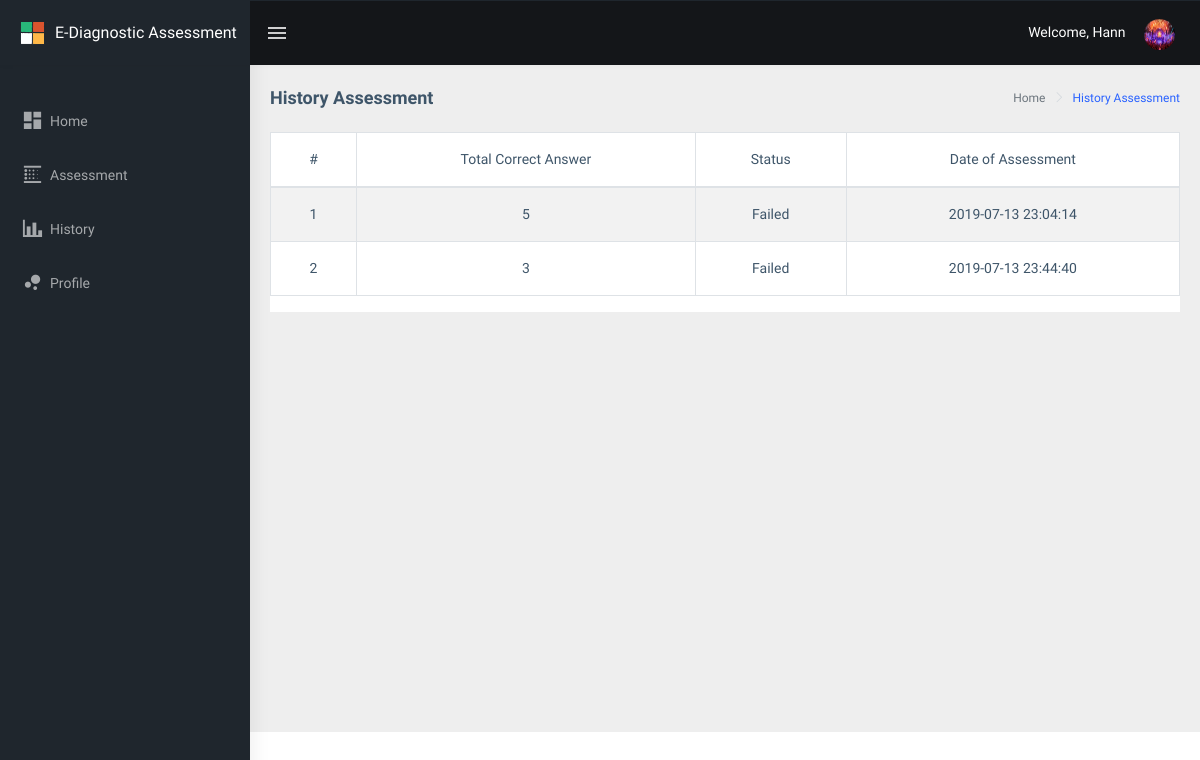
The app's page /public/main/student/history/index.php (signed in), older data.
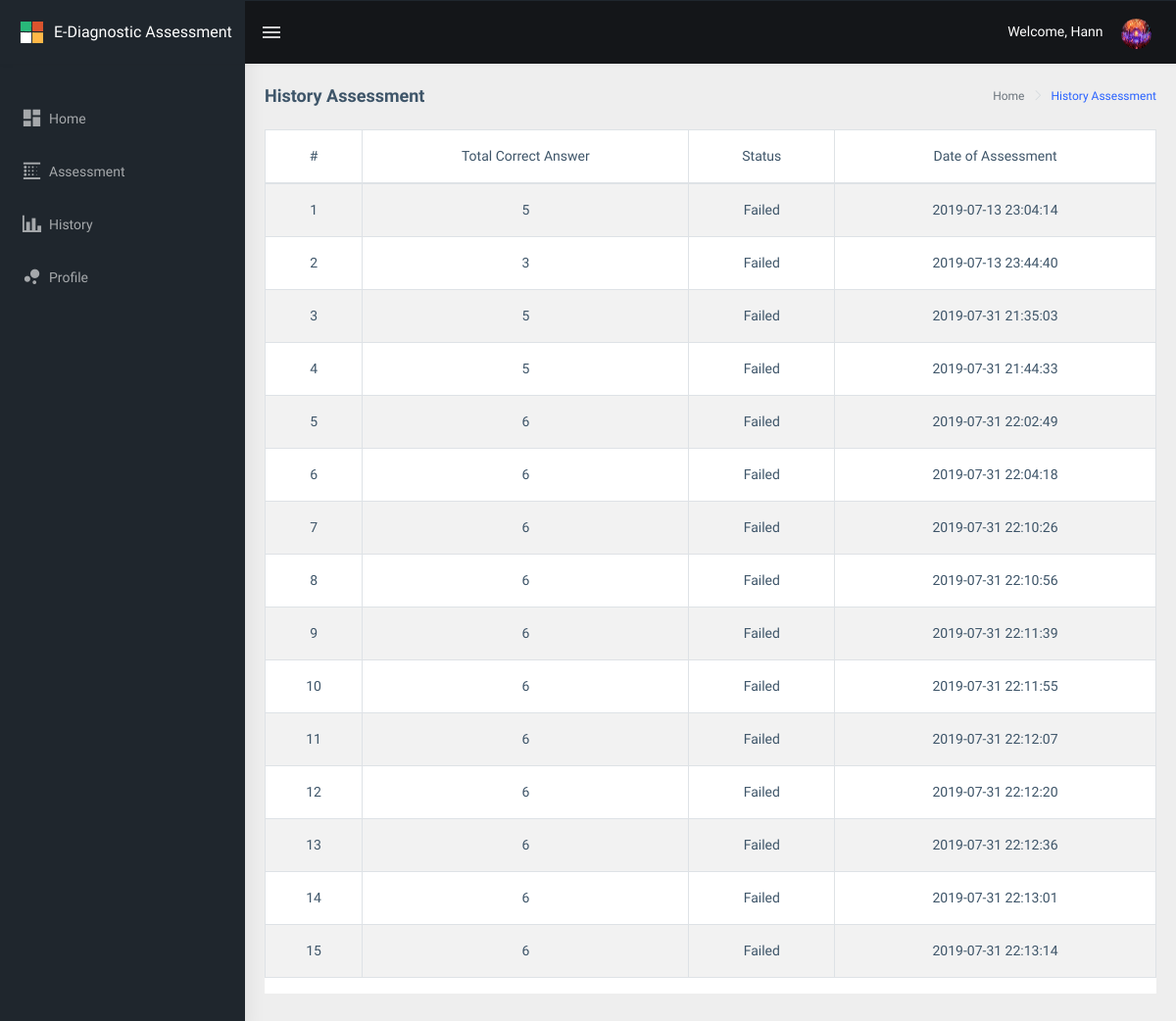
The same page, newer data.
### tables this page shows
CREATE TABLE `drxassessment_assessment_history` (
  `drxassessment_id` int(11) NOT NULL,
  `user_id` int(11) NOT NULL,
  `user_name` text NOT NULL,
  `user_email` text NOT NULL,
  `domain_name` text NOT NULL,
  `questions` text NOT NULL,
  `answer` text NOT NULL,
  `total_correct_answer` int(25) NOT NULL,
  `overall_score` int(100) NOT NULL,
  `created_at` datetime NOT NULL DEFAULT CURRENT_TIMESTAMP,
  `start_at` datetime NOT NULL,
  `end_at` datetime NOT NULL
);

### public/main/student/history/index.php (the view, shortened to what the changed rows need)
<?php
include("../../../../config/common/asdasf9z09x0c90zx90123.php");
$connection->setAttribute(PDO::ATTR_ERRMODE, PDO::ERRMODE_EXCEPTION);
if (!empty($_SESSION['drxassessmentemail'])) {
    $drxassessmentemail = $_SESSION['drxassessmentemail'];
} else {
    $drxassessmentemail = "";
}
?>
<!DOCTYPE html>
<html dir="ltr" lang="en">
<head>
    <link href="../../../assets/libs/flot/css/float-chart.css" rel="stylesheet">
    <link href="../../../dist/css/style.min.css" rel="stylesheet">
    <link href="../../../assets/libs/datatables.net-bs4/css/dataTables.bootstrap4.css" rel="stylesheet">
</head>
<body>
    <div id="main-wrapper">
        <div class="page-wrapper">
            <div class="container-fluid">
								<div class="card">
									<div class="table-responsive">
											<table id="zero_config" class="table table-striped table-bordered">
													<thead>
															<tr>
																	<th class="text-center">#</th>
																	<th class="text-center">Total Correct Answer</th>
																	<th class="text-center">Status</th>
																	<th class="text-center">Date of Assessment</th>
															</tr>
													</thead>
													<tbody>
														<?php
	                          $drx_count = 0;
	                          $result = $connection->prepare("SELECT * FROM drxassessment_assessment_history
																														WHERE user_email = :user_email");
													  $result->execute( array('user_email' => $drxassessmentemail));
	                              while ($row = $result->fetch(PDO::FETCH_ASSOC)) {
	                                     $drx_count++;
																			 $created_at = $row['created_at'];
																			 $total_correct_answer = $row['total_correct_answer'];
	                          ?>
															<tr>
																<td class="text-center"><?php echo $drx_count; ?></td>
																<td class="text-center"><?php echo $total_correct_answer; ?></td>
																<td class="text-center">
																	<?php
																	if ($total_correct_answer <= 9)
																	{
																		  echo "Failed";
																	} else if ($total_correct_answer >= 10)
																	{
																			echo "Passed";
																	}
																	?>
																</td>
																<td class="text-center"><?php echo $created_at; ?></td>
															</tr>
														<?php } ?>
													</tbody>
											</table>
									</div>
							 	</div>
				  	</div>
            </div>
        </div>
</body>
</html>

Row changes from the older to the newer data that the page shows:
added drxassessment_assessment_history: total_correct_answer "5", shows "Failed", created_at "2019-07-31 21:35:03"
added drxassessment_assessment_history: total_correct_answer "5", shows "Failed", created_at "2019-07-31 21:44:33"
added drxassessment_assessment_history: total_correct_answer "6", shows "Failed", created_at "2019-07-31 22:02:49"
added drxassessment_assessment_history: total_correct_answer "6", shows "Failed", created_at "2019-07-31 22:04:18"
added drxassessment_assessment_history: total_correct_answer "6", shows "Failed", created_at "2019-07-31 22:10:26"
added drxassessment_assessment_history: total_correct_answer "6", shows "Failed", created_at "2019-07-31 22:10:56"
added drxassessment_assessment_history: total_correct_answer "6", shows "Failed", created_at "2019-07-31 22:11:39"
added drxassessment_assessment_history: total_correct_answer "6", shows "Failed", created_at "2019-07-31 22:11:55"
added drxassessment_assessment_history: total_correct_answer "6", shows "Failed", created_at "2019-07-31 22:12:07"
added drxassessment_assessment_history: total_correct_answer "6", shows "Failed", created_at "2019-07-31 22:12:20"
added drxassessment_assessment_history: total_correct_answer "6", shows "Failed", created_at "2019-07-31 22:12:36"
added drxassessment_assessment_history: total_correct_answer "6", shows "Failed", created_at "2019-07-31 22:13:01"
added drxassessment_assessment_history: total_correct_answer "6", shows "Failed", created_at "2019-07-31 22:13:14"
